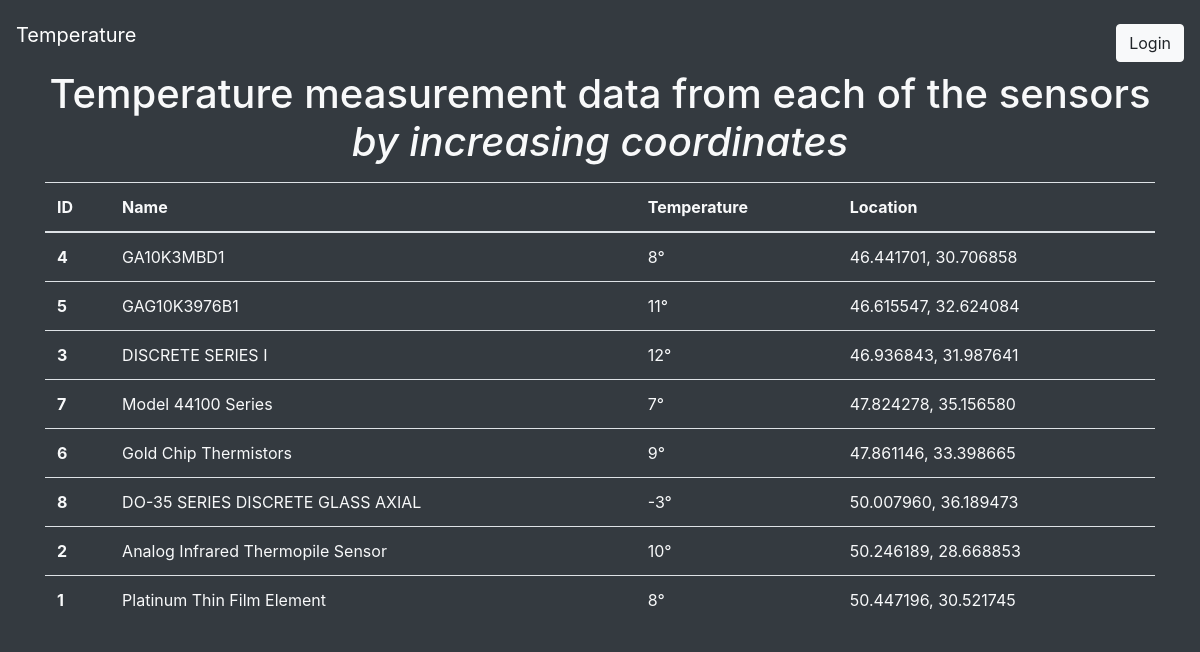
/temperature/sensor_details/, run on the app's committed database.
### temperature/models.py (models this page shows)
class TemperatureStation(models.Model):
    sensor_location = models.CharField(max_length=22)
    measurement_date = models.DateField()
    measurement_time = models.TimeField()
    temperature = models.IntegerField()
    sensor_name = models.TextField()
    model_sensor = models.TextField()
    sensor_group = models.TextField()

### temperature/views.py (the view)
# urls.py: path('sensor_details/', views.sensor_details, name='sensor_details'),
def sensor_details(request):
    sensors = TemperatureStation.objects.order_by('sensor_location')
    context = {
        'sensors': sensors,
    }
    template = loader.get_template('sensor_details.html')
    return HttpResponse(template.render(context, request))

### temperature/templates/sensor_details.html (shortened to what this page needs)
{% extends "base.html" %}
{% block content %}
<div class="container">
    <h1 class="text-center mb-3">
        Temperature measurement data from each of the sensors <i>by increasing coordinates</i>
    </h1>
    <table class="table">
        <thead>
        <tr>
            <th>ID</th>
            <th>Name</th>
            <th>Temperature</th>
            <th>Location</th>
        </tr>
        </thead>
        <tbody>
            {% for sensor in sensors  %}
                <tr>
                    <th>{{sensor.id}}</th>
                    <td>{{sensor.sensor_name}}</td>
                    <td>{{sensor.temperature}}°</td>
                    <td>{{sensor.sensor_location}}</td>
                </tr>
        {% endfor %}
        </tbody>
    </table>
</div>
{% endblock content %}

### data on the page
TemperatureStation: id "4", sensor_name "GA10K3MBD1", temperature "8", sensor_location "46.441701, 30.706858"
TemperatureStation: id "5", sensor_name "GAG10K3976B1", temperature "11", sensor_location "46.615547, 32.624084"
TemperatureStation: id "3", sensor_name "DISCRETE SERIES I", temperature "12", sensor_location "46.936843, 31.987641"
TemperatureStation: id "7", sensor_name "Model 44100 Series", temperature "7", sensor_location "47.824278, 35.156580"
TemperatureStation: id "6", sensor_name "Gold Chip Thermistors", temperature "9", sensor_location "47.861146, 33.398665"
TemperatureStation: id "8", sensor_name "DO-35 SERIES DISCRETE GLASS AXIAL", temperature "-3", sensor_location "50.007960, 36.189473"
TemperatureStation: id "2", sensor_name "Analog Infrared Thermopile Sensor", temperature "10", sensor_location "50.246189, 28.668853"
TemperatureStation: id "1", sensor_name "Platinum Thin Film Element", temperature "8", sensor_location "50.447196, 30.521745"
